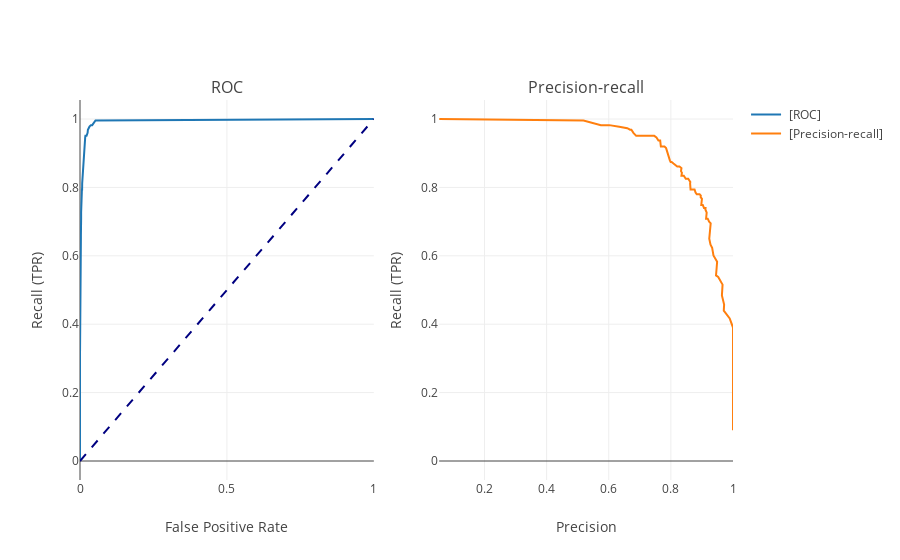

Source (notebook cell):
### Markdown cell above
It is interesting to look at the ratios too and not just as the absolute values. We define the following metrics which are universal for all classification problems. The reader is referred to [this article](https://en.wikipedia.org/wiki/Precision_and_recall) for further information:

- Precision: fraction of predictions were correct
- False positive rate: fraction of times we predict a failure and then it is not
- Recall: fraction of failures were predicted correctly. In other words, amongst all failures, how many do we predict correctly?
- Threshold: translates probability of failure to a binary variable.

Looking at the ROC-Precision graph below is another way of choose an optimal **threshold** based on the business needs. The table shows the same data as the graph.

### Code cell
display_roc_pr(
    precision=metrics["prec"],
    recall=metrics["rec"],
    fpr=metrics["fpr"],
    thres=metrics["thres"],
).show()

# Display table too
display(
    pd.DataFrame(
        {
            "thresholds": metrics["thres"],
            "precision": metrics["prec"],
            "recall": metrics["rec"],
            "fpr": np.round(metrics["fpr"], 3),
            "TP": metrics["tp"],
            "TN": metrics["tn"],
            "FP": metrics["fp"],
            "FN": metrics["fn"],
        }
    )
    .loc[::10]
    .loc[::-1]
    .round(3)
)

### Figure 1 — Plotly figure (JSON) as saved in the notebook; plotly's stock layout.template omitted (floating-point values rounded to 4 significant figures)
{"data": [{"hoverinfo": "text", "hovertext": ["Recall: 1.000<br>Precision: 0.054<br>FPR: 1.000<br>Thres: 0.00", "Recall: 0.996<br>Precision: 0.519<br>FPR: 0.053<br>Thres: 0.01", "Recall: 0.982<br>Precision: 0.575<br>FPR: 0.041<br>Thres: 0.02", "Recall: 0.982<br>Precision: 0.602<br>FPR: 0.037<br>Thres: 0.03", "Recall: 0.978<br>Precision: 0.634<br>FPR: 0.032<br>Thres: 0.04", "Recall: 0.973<br>Precision: 0.654<br>FPR: 0.029<br>Thres: 0.05", "Recall: 0.973<br>Precision: 0.660<br>FPR: 0.029<br>Thres: 0.06", "Recall: 0.969<br>Precision: 0.669<br>FPR: 0.027<br>Thres: 0.07", "Recall: 0.969<br>Precision: 0.671<br>FPR: 0.027<br>Thres: 0.08", "Recall: 0.969<br>Precision: 0.673<br>FPR: 0.027<br>Thres: 0.09", "Recall: 0.960<br>Precision: 0.679<br>FPR: 0.026<br>Thres: 0.10", "Recall: 0.951<br>Precision: 0.688<br>FPR: 0.025<br>Thres: 0.11", "Recall: 0.951<br>Precision: 0.697<br>FPR: 0.024<br>Thres: 0.12", "Recall: 0.951<br>Precision: 0.709<br>FPR: 0.022<br>Thres: 0.13", "Recall: 0.951<br>Precision: 0.714<br>FPR: 0.022<br>Thres: 0.14", "Recall: 0.951<br>Precision: 0.719<br>FPR: 0.021<br>Thres: 0.15", "Recall: 0.951<br>Precision: 0.734<br>FPR: 0.020<br>Thres: 0.16", "Recall: 0.951<br>Precision: 0.736<br>FPR: 0.019<br>Thres: 0.17", "Recall: 0.951<br>Precision: 0.741<br>FPR: 0.019<br>Thres: 0.18", "Recall: 0.951<br>Precision: 0.746<br>FPR: 0.018<br>Thres: 0.19", "Recall: 0.946<br>Precision: 0.754<br>FPR: 0.018<br>Thres: 0.20", "Recall: 0.937<br>Precision: 0.760<br>FPR: 0.017<br>Thres: 0.21", "Recall: 0.937<br>Precision: 0.766<br>FPR: 0.016<br>Thres: 0.22", "Recall: 0.928<br>Precision: 0.767<br>FPR: 0.016<br>Thres: 0.23", "Recall: 0.924<br>Precision: 0.766<br>FPR: 0.016<br>Thres: 0.24", "Recall: 0.919<br>Precision: 0.768<br>FPR: 0.016<br>Thres: 0.25", "Recall: 0.919<br>Precision: 0.777<br>FPR: 0.015<br>Thres: 0.26", "Recall: 0.919<br>Precision: 0.777<br>FPR: 0.015<br>Thres: 0.27", "Recall: 0.919<br>Precision: 0.779<br>FPR: 0.015<br>Thres: 0.28", "Recall: 0.915<br>Precision: 0.785<br>FPR: 0.014<br>Thres: 0.29", "Recall: 0.901<br>Precision: 0.788<br>FPR: 0.014<br>Thres: 0.30", "Recall: 0.888<br>Precision: 0.792<br>FPR: 0.013<br>Thres: 0.31", "Recall: 0.879<br>Precision: 0.797<br>FPR: 0.013<br>Thres: 0.32", "Recall: 0.874<br>Precision: 0.799<br>FPR: 0.013<br>Thres: 0.33", "Recall: 0.874<br>Precision: 0.802<br>FPR: 0.012<br>Thres: 0.34", "Recall: 0.870<br>Precision: 0.808<br>FPR: 0.012<br>Thres: 0.35", "Recall: 0.865<br>Precision: 0.814<br>FPR: 0.011<br>Thres: 0.36", "Recall: 0.861<br>Precision: 0.817<br>FPR: 0.011<br>Thres: 0.37", "Recall: 0.861<br>Precision: 0.817<br>FPR: 0.011<br>Thres: 0.38", "Recall: 0.861<br>Precision: 0.821<br>FPR: 0.011<br>Thres: 0.39", "Recall: 0.861<br>Precision: 0.824<br>FPR: 0.011<br>Thres: 0.40", "Recall: 0.861<br>Precision: 0.824<br>FPR: 0.011<br>Thres: 0.41", "Recall: 0.861<br>Precision: 0.828<br>FPR: 0.010<br>Thres: 0.42", "Recall: 0.857<br>Precision: 0.834<br>FPR: 0.010<br>Thres: 0.43", "Recall: 0.848<br>Precision: 0.833<br>FPR: 0.010<br>Thres: 0.44", "Recall: 0.843<br>Precision: 0.836<br>FPR: 0.009<br>Thres: 0.45", "Recall: 0.839<br>Precision: 0.835<br>FPR: 0.009<br>Thres: 0.46", "Recall: 0.834<br>Precision: 0.834<br>FPR: 0.009<br>Thres: 0.47", "Recall: 0.834<br>Precision: 0.842<br>FPR: 0.009<br>Thres: 0.48", "Recall: 0.830<br>Precision: 0.845<br>FPR: 0.009<br>Thres: 0.49", "Recall: 0.825<br>Precision: 0.848<br>FPR: 0.008<br>Thres: 0.50", "Recall: 0.825<br>Precision: 0.848<br>FPR: 0.008<br>Thres: 0.51", "Recall: 0.825<br>Precision: 0.852<br>FPR: 0.008<br>Thres: 0.52", "Recall: 0.825<br>Precision: 0.856<br>FPR: 0.008<br>Thres: 0.53", "Recall: 0.816<br>Precision: 0.863<br>FPR: 0.007<br>Thres: 0.54", "Recall: 0.812<br>Precision: 0.862<br>FPR: 0.007<br>Thres: 0.55", "Recall: 0.794<br>Precision: 0.863<br>FPR: 0.007<br>Thres: 0.56", "Recall: 0.794<br>Precision: 0.876<br>FPR: 0.006<br>Thres: 0.57", "Recall: 0.785<br>Precision: 0.879<br>FPR: 0.006<br>Thres: 0.58", "Recall: 0.780<br>Precision: 0.883<br>FPR: 0.006<br>Thres: 0.59", "Recall: 0.780<br>Precision: 0.892<br>FPR: 0.005<br>Thres: 0.60", "Recall: 0.776<br>Precision: 0.896<br>FPR: 0.005<br>Thres: 0.61", "Recall: 0.771<br>Precision: 0.896<br>FPR: 0.005<br>Thres: 0.62", "Recall: 0.771<br>Precision: 0.896<br>FPR: 0.005<br>Thres: 0.63", "Recall: 0.767<br>Precision: 0.900<br>FPR: 0.005<br>Thres: 0.64", "Recall: 0.762<br>Precision: 0.899<br>FPR: 0.005<br>Thres: 0.65", "Recall: 0.758<br>Precision: 0.899<br>FPR: 0.005<br>Thres: 0.66", "Recall: 0.749<br>Precision: 0.898<br>FPR: 0.005<br>Thres: 0.67", "Recall: 0.749<br>Precision: 0.903<br>FPR: 0.005<br>Thres: 0.68", "Recall: 0.749<br>Precision: 0.903<br>FPR: 0.005<br>Thres: 0.69", "Recall: 0.740<br>Precision: 0.907<br>FPR: 0.004<br>Thres: 0.70", "Recall: 0.740<br>Precision: 0.912<br>FPR: 0.004<br>Thres: 0.71", "Recall: 0.735<br>Precision: 0.911<br>FPR: 0.004<br>Thres: 0.72", "Recall: 0.726<br>Precision: 0.915<br>FPR: 0.004<br>Thres: 0.73", "Recall: 0.709<br>Precision: 0.913<br>FPR: 0.004<br>Thres: 0.74", "Recall: 0.709<br>Precision: 0.919<br>FPR: 0.004<br>Thres: 0.75", "Recall: 0.700<br>Precision: 0.923<br>FPR: 0.003<br>Thres: 0.76", "Recall: 0.695<br>Precision: 0.928<br>FPR: 0.003<br>Thres: 0.77", "Recall: 0.673<br>Precision: 0.926<br>FPR: 0.003<br>Thres: 0.78", "Recall: 0.659<br>Precision: 0.925<br>FPR: 0.003<br>Thres: 0.79", "Recall: 0.650<br>Precision: 0.924<br>FPR: 0.003<br>Thres: 0.80", "Recall: 0.632<br>Precision: 0.928<br>FPR: 0.003<br>Thres: 0.81", "Recall: 0.623<br>Precision: 0.933<br>FPR: 0.003<br>Thres: 0.82", "Recall: 0.601<br>Precision: 0.937<br>FPR: 0.002<br>Thres: 0.83", "Recall: 0.583<br>Precision: 0.949<br>FPR: 0.002<br>Thres: 0.84", "Recall: 0.565<br>Precision: 0.947<br>FPR: 0.002<br>Thres: 0.85", "Recall: 0.543<br>Precision: 0.945<br>FPR: 0.002<br>Thres: 0.86", "Recall: 0.538<br>Precision: 0.952<br>FPR: 0.002<br>Thres: 0.87", "Recall: 0.516<br>Precision: 0.966<br>FPR: 0.001<br>Thres: 0.88", "Recall: 0.484<br>Precision: 0.964<br>FPR: 0.001<br>Thres: 0.89", "Recall: 0.457<br>Precision: 0.971<br>FPR: 0.001<br>Thres: 0.90", "Recall: 0.439<br>Precision: 0.970<br>FPR: 0.001<br>Thres: 0.91", "Recall: 0.417<br>Precision: 0.989<br>FPR: 0.000<br>Thres: 0.92", "Recall: 0.390<br>Precision: 1.000<br>FPR: 0.000<br>Thres: 0.93", "Recall: 0.363<br>Precision: 1.000<br>FPR: 0.000<br>Thres: 0.94", "Recall: 0.305<br>Precision: 1.000<br>FPR: 0.000<br>Thres: 0.95", "Recall: 0.251<br>Precision: 1.000<br>FPR: 0.000<br>Thres: 0.96", "Recall: 0.184<br>Precision: 1.000<br>FPR: 0.000<br>Thres: 0.97", "Recall: 0.090<br>Precision: 1.000<br>FPR: 0.000<br>Thres: 0.98", "Recall: 0.000<br>Precision: nan<br>FPR: 0.000<br>Thres: 0.99", "Recall: 0.000<br>Precision: nan<br>FPR: 0.000<br>Thres: 1.00"], "line": {"color": "#1f77b4"}, "mode": "lines", "name": " [ROC]", "type": "scatter", "x": [1, 0.05277, 0.0415, 0.03714, 0.03227, 0.02946, 0.02869, 0.02741, 0.02715, 0.0269, 0.02587, 0.02459, 0.02357, 0.02228, 0.02177, 0.02126, 0.01972, 0.01947, 0.01895, 0.01844, 0.01767, 0.01691, 0.01639, 0.01614, 0.01614, 0.01588, 0.01511, 0.01511, 0.01486, 0.01434, 0.01383, 0.01332, 0.01281, 0.01255, 0.0123, 0.01178, 0.01127, 0.01101, 0.01101, 0.01076, 0.0105, 0.0105, 0.01025, 0.009734, 0.009734, 0.009477, 0.009477, 0.009477, 0.008965, 0.008709, 0.008453, 0.008453, 0.008197, 0.007941, 0.007428, 0.007428, 0.007172, 0.006404, 0.006148, 0.005891, 0.005379, 0.005123, 0.005123, 0.005123, 0.004867, 0.004867, 0.004867, 0.004867, 0.004611, 0.004611, 0.004355, 0.004098, 0.004098, 0.003842, 0.003842, 0.003586, 0.00333, 0.003074, 0.003074, 0.003074, 0.003074, 0.002818, 0.002561, 0.002305, 0.001793, 0.001793, 0.001793, 0.001537, 0.001025, 0.001025, 0.0007684, 0.0007684, 0.0002561, 0, 0, 0, 0, 0, 0, 0, 0], "xaxis": "x", "y": [1, 0.9955, 0.9821, 0.9821, 0.9776, 0.9731, 0.9731, 0.9686, 0.9686, 0.9686, 0.9596, 0.9507, 0.9507, 0.9507, 0.9507, 0.9507, 0.9507, 0.9507, 0.9507, 0.9507, 0.9462, 0.9372, 0.9372, 0.9283, 0.9238, 0.9193, 0.9193, 0.9193, 0.9193, 0.9148, 0.9013, 0.8879, 0.8789, 0.8744, 0.8744, 0.87, 0.8655, 0.861, 0.861, 0.861, 0.861, 0.861, 0.861, 0.8565, 0.8475, 0.843, 0.8386, 0.8341, 0.8341, 0.8296, 0.8251, 0.8251, 0.8251, 0.8251, 0.8161, 0.8117, 0.7937, 0.7937, 0.7848, 0.7803, 0.7803, 0.7758, 0.7713, 0.7713, 0.7668, 0.7623, 0.7578, 0.7489, 0.7489, 0.7489, 0.7399, 0.7399, 0.7354, 0.7265, 0.7085, 0.7085, 0.6996, 0.6951, 0.6726, 0.6592, 0.6502, 0.6323, 0.6233, 0.6009, 0.583, 0.565, 0.5426, 0.5381, 0.5157, 0.4843, 0.4574, 0.4395, 0.417, 0.3901, 0.3632, 0.3049, 0.2511, 0.1839, 0.08969, 0, 0], "yaxis": "y"}, {"line": {"color": "navy", "dash": "dash", "width": 2}, "mode": "lines", "showlegend": false, "type": "scatter", "x": [0, 1], "xaxis": "x", "y": [0, 1], "yaxis": "y"}, {"hoverinfo": "text", "hovertext": ["Recall: 1.000<br>Precision: 0.054<br>FPR: 1.000<br>Thres: 0.00", "Recall: 0.996<br>Precision: 0.519<br>FPR: 0.053<br>Thres: 0.01", "Recall: 0.982<br>Precision: 0.575<br>FPR: 0.041<br>Thres: 0.02", "Recall: 0.982<br>Precision: 0.602<br>FPR: 0.037<br>Thres: 0.03", "Recall: 0.978<br>Precision: 0.634<br>FPR: 0.032<br>Thres: 0.04", "Recall: 0.973<br>Precision: 0.654<br>FPR: 0.029<br>Thres: 0.05", "Recall: 0.973<br>Precision: 0.660<br>FPR: 0.029<br>Thres: 0.06", "Recall: 0.969<br>Precision: 0.669<br>FPR: 0.027<br>Thres: 0.07", "Recall: 0.969<br>Precision: 0.671<br>FPR: 0.027<br>Thres: 0.08", "Recall: 0.969<br>Precision: 0.673<br>FPR: 0.027<br>Thres: 0.09", "Recall: 0.960<br>Precision: 0.679<br>FPR: 0.026<br>Thres: 0.10", "Recall: 0.951<br>Precision: 0.688<br>FPR: 0.025<br>Thres: 0.11", "Recall: 0.951<br>Precision: 0.697<br>FPR: 0.024<br>Thres: 0.12", "Recall: 0.951<br>Precision: 0.709<br>FPR: 0.022<br>Thres: 0.13", "Recall: 0.951<br>Precision: 0.714<br>FPR: 0.022<br>Thres: 0.14", "Recall: 0.951<br>Precision: 0.719<br>FPR: 0.021<br>Thres: 0.15", "Recall: 0.951<br>Precision: 0.734<br>FPR: 0.020<br>Thres: 0.16", "Recall: 0.951<br>Precision: 0.736<br>FPR: 0.019<br>Thres: 0.17", "Recall: 0.951<br>Precision: 0.741<br>FPR: 0.019<br>Thres: 0.18", "Recall: 0.951<br>Precision: 0.746<br>FPR: 0.018<br>Thres: 0.19", "Recall: 0.946<br>Precision: 0.754<br>FPR: 0.018<br>Thres: 0.20", "Recall: 0.937<br>Precision: 0.760<br>FPR: 0.017<br>Thres: 0.21", "Recall: 0.937<br>Precision: 0.766<br>FPR: 0.016<br>Thres: 0.22", "Recall: 0.928<br>Precision: 0.767<br>FPR: 0.016<br>Thres: 0.23", "Recall: 0.924<br>Precision: 0.766<br>FPR: 0.016<br>Thres: 0.24", "Recall: 0.919<br>Precision: 0.768<br>FPR: 0.016<br>Thres: 0.25", "Recall: 0.919<br>Precision: 0.777<br>FPR: 0.015<br>Thres: 0.26", "Recall: 0.919<br>Precision: 0.777<br>FPR: 0.015<br>Thres: 0.27", "Recall: 0.919<br>Precision: 0.779<br>FPR: 0.015<br>Thres: 0.28", "Recall: 0.915<br>Precision: 0.785<br>FPR: 0.014<br>Thres: 0.29", "Recall: 0.901<br>Precision: 0.788<br>FPR: 0.014<br>Thres: 0.30", "Recall: 0.888<br>Precision: 0.792<br>FPR: 0.013<br>Thres: 0.31", "Recall: 0.879<br>Precision: 0.797<br>FPR: 0.013<br>Thres: 0.32", "Recall: 0.874<br>Precision: 0.799<br>FPR: 0.013<br>Thres: 0.33", "Recall: 0.874<br>Precision: 0.802<br>FPR: 0.012<br>Thres: 0.34", "Recall: 0.870<br>Precision: 0.808<br>FPR: 0.012<br>Thres: 0.35", "Recall: 0.865<br>Precision: 0.814<br>FPR: 0.011<br>Thres: 0.36", "Recall: 0.861<br>Precision: 0.817<br>FPR: 0.011<br>Thres: 0.37", "Recall: 0.861<br>Precision: 0.817<br>FPR: 0.011<br>Thres: 0.38", "Recall: 0.861<br>Precision: 0.821<br>FPR: 0.011<br>Thres: 0.39", "Recall: 0.861<br>Precision: 0.824<br>FPR: 0.011<br>Thres: 0.40", "Recall: 0.861<br>Precision: 0.824<br>FPR: 0.011<br>Thres: 0.41", "Recall: 0.861<br>Precision: 0.828<br>FPR: 0.010<br>Thres: 0.42", "Recall: 0.857<br>Precision: 0.834<br>FPR: 0.010<br>Thres: 0.43", "Recall: 0.848<br>Precision: 0.833<br>FPR: 0.010<br>Thres: 0.44", "Recall: 0.843<br>Precision: 0.836<br>FPR: 0.009<br>Thres: 0.45", "Recall: 0.839<br>Precision: 0.835<br>FPR: 0.009<br>Thres: 0.46", "Recall: 0.834<br>Precision: 0.834<br>FPR: 0.009<br>Thres: 0.47", "Recall: 0.834<br>Precision: 0.842<br>FPR: 0.009<br>Thres: 0.48", "Recall: 0.830<br>Precision: 0.845<br>FPR: 0.009<br>Thres: 0.49", "Recall: 0.825<br>Precision: 0.848<br>FPR: 0.008<br>Thres: 0.50", "Recall: 0.825<br>Precision: 0.848<br>FPR: 0.008<br>Thres: 0.51", "Recall: 0.825<br>Precision: 0.852<br>FPR: 0.008<br>Thres: 0.52", "Recall: 0.825<br>Precision: 0.856<br>FPR: 0.008<br>Thres: 0.53", "Recall: 0.816<br>Precision: 0.863<br>FPR: 0.007<br>Thres: 0.54", "Recall: 0.812<br>Precision: 0.862<br>FPR: 0.007<br>Thres: 0.55", "Recall: 0.794<br>Precision: 0.863<br>FPR: 0.007<br>Thres: 0.56", "Recall: 0.794<br>Precision: 0.876<br>FPR: 0.006<br>Thres: 0.57", "Recall: 0.785<br>Precision: 0.879<br>FPR: 0.006<br>Thres: 0.58", "Recall: 0.780<br>Precision: 0.883<br>FPR: 0.006<br>Thres: 0.59", "Recall: 0.780<br>Precision: 0.892<br>FPR: 0.005<br>Thres: 0.60", "Recall: 0.776<br>Precision: 0.896<br>FPR: 0.005<br>Thres: 0.61", "Recall: 0.771<br>Precision: 0.896<br>FPR: 0.005<br>Thres: 0.62", "Recall: 0.771<br>Precision: 0.896<br>FPR: 0.005<br>Thres: 0.63", "Recall: 0.767<br>Precision: 0.900<br>FPR: 0.005<br>Thres: 0.64", "Recall: 0.762<br>Precision: 0.899<br>FPR: 0.005<br>Thres: 0.65", "Recall: 0.758<br>Precision: 0.899<br>FPR: 0.005<br>Thres: 0.66", "Recall: 0.749<br>Precision: 0.898<br>FPR: 0.005<br>Thres: 0.67", "Recall: 0.749<br>Precision: 0.903<br>FPR: 0.005<br>Thres: 0.68", "Recall: 0.749<br>Precision: 0.903<br>FPR: 0.005<br>Thres: 0.69", "Recall: 0.740<br>Precision: 0.907<br>FPR: 0.004<br>Thres: 0.70", "Recall: 0.740<br>Precision: 0.912<br>FPR: 0.004<br>Thres: 0.71", "Recall: 0.735<br>Precision: 0.911<br>FPR: 0.004<br>Thres: 0.72", "Recall: 0.726<br>Precision: 0.915<br>FPR: 0.004<br>Thres: 0.73", "Recall: 0.709<br>Precision: 0.913<br>FPR: 0.004<br>Thres: 0.74", "Recall: 0.709<br>Precision: 0.919<br>FPR: 0.004<br>Thres: 0.75", "Recall: 0.700<br>Precision: 0.923<br>FPR: 0.003<br>Thres: 0.76", "Recall: 0.695<br>Precision: 0.928<br>FPR: 0.003<br>Thres: 0.77", "Recall: 0.673<br>Precision: 0.926<br>FPR: 0.003<br>Thres: 0.78", "Recall: 0.659<br>Precision: 0.925<br>FPR: 0.003<br>Thres: 0.79", "Recall: 0.650<br>Precision: 0.924<br>FPR: 0.003<br>Thres: 0.80", "Recall: 0.632<br>Precision: 0.928<br>FPR: 0.003<br>Thres: 0.81", "Recall: 0.623<br>Precision: 0.933<br>FPR: 0.003<br>Thres: 0.82", "Recall: 0.601<br>Precision: 0.937<br>FPR: 0.002<br>Thres: 0.83", "Recall: 0.583<br>Precision: 0.949<br>FPR: 0.002<br>Thres: 0.84", "Recall: 0.565<br>Precision: 0.947<br>FPR: 0.002<br>Thres: 0.85", "Recall: 0.543<br>Precision: 0.945<br>FPR: 0.002<br>Thres: 0.86", "Recall: 0.538<br>Precision: 0.952<br>FPR: 0.002<br>Thres: 0.87", "Recall: 0.516<br>Precision: 0.966<br>FPR: 0.001<br>Thres: 0.88", "Recall: 0.484<br>Precision: 0.964<br>FPR: 0.001<br>Thres: 0.89", "Recall: 0.457<br>Precision: 0.971<br>FPR: 0.001<br>Thres: 0.90", "Recall: 0.439<br>Precision: 0.970<br>FPR: 0.001<br>Thres: 0.91", "Recall: 0.417<br>Precision: 0.989<br>FPR: 0.000<br>Thres: 0.92", "Recall: 0.390<br>Precision: 1.000<br>FPR: 0.000<br>Thres: 0.93", "Recall: 0.363<br>Precision: 1.000<br>FPR: 0.000<br>Thres: 0.94", "Recall: 0.305<br>Precision: 1.000<br>FPR: 0.000<br>Thres: 0.95", "Recall: 0.251<br>Precision: 1.000<br>FPR: 0.000<br>Thres: 0.96", "Recall: 0.184<br>Precision: 1.000<br>FPR: 0.000<br>Thres: 0.97", "Recall: 0.090<br>Precision: 1.000<br>FPR: 0.000<br>Thres: 0.98", "Recall: 0.000<br>Precision: nan<br>FPR: 0.000<br>Thres: 0.99", "Recall: 0.000<br>Precision: nan<br>FPR: 0.000<br>Thres: 1.00"], "line": {"color": "#ff7f0e"}, "mode": "lines", "name": " [Precision-recall]", "type": "scatter", "x": [0.05403, 0.5187, 0.5748, 0.6016, 0.6337, 0.6536, 0.6596, 0.6687, 0.6708, 0.6729, 0.6794, 0.6883, 0.6974, 0.709, 0.7138, 0.7186, 0.7336, 0.7361, 0.7413, 0.7465, 0.7536, 0.76, 0.7656, 0.7667, 0.7658, 0.7678, 0.7765, 0.7765, 0.7795, 0.7846, 0.7882, 0.792, 0.7967, 0.7992, 0.8025, 0.8083, 0.8143, 0.817, 0.817, 0.8205, 0.824, 0.824, 0.8276, 0.8341, 0.8326, 0.8356, 0.8348, 0.8341, 0.8416, 0.8447, 0.8479, 0.8479, 0.8519, 0.8558, 0.8626, 0.8619, 0.8634, 0.8762, 0.8794, 0.8832, 0.8923, 0.8964, 0.8958, 0.8958, 0.9, 0.8995, 0.8989, 0.8978, 0.9027, 0.9027, 0.9066, 0.9116, 0.9111, 0.9153, 0.9133, 0.9186, 0.9231, 0.9281, 0.9259, 0.9245, 0.9236, 0.9276, 0.9329, 0.9371, 0.9489, 0.9474, 0.9453, 0.9524, 0.9664, 0.9643, 0.9714, 0.9703, 0.9894, 1, 1, 1, 1, 1, 1, null, null], "xaxis": "x2", "y": [1, 0.9955, 0.9821, 0.9821, 0.9776, 0.9731, 0.9731, 0.9686, 0.9686, 0.9686, 0.9596, 0.9507, 0.9507, 0.9507, 0.9507, 0.9507, 0.9507, 0.9507, 0.9507, 0.9507, 0.9462, 0.9372, 0.9372, 0.9283, 0.9238, 0.9193, 0.9193, 0.9193, 0.9193, 0.9148, 0.9013, 0.8879, 0.8789, 0.8744, 0.8744, 0.87, 0.8655, 0.861, 0.861, 0.861, 0.861, 0.861, 0.861, 0.8565, 0.8475, 0.843, 0.8386, 0.8341, 0.8341, 0.8296, 0.8251, 0.8251, 0.8251, 0.8251, 0.8161, 0.8117, 0.7937, 0.7937, 0.7848, 0.7803, 0.7803, 0.7758, 0.7713, 0.7713, 0.7668, 0.7623, 0.7578, 0.7489, 0.7489, 0.7489, 0.7399, 0.7399, 0.7354, 0.7265, 0.7085, 0.7085, 0.6996, 0.6951, 0.6726, 0.6592, 0.6502, 0.6323, 0.6233, 0.6009, 0.583, 0.565, 0.5426, 0.5381, 0.5157, 0.4843, 0.4574, 0.4395, 0.417, 0.3901, 0.3632, 0.3049, 0.2511, 0.1839, 0.08969, 0, 0], "yaxis": "y2"}], "layout": {"annotations": [{"font": {"size": 16}, "showarrow": false, "text": "ROC", "x": 0.225, "xanchor": "center", "xref": "paper", "y": 1, "yanchor": "bottom", "yref": "paper"}, {"font": {"size": 16}, "showarrow": false, "text": "Precision-recall", "x": 0.775, "xanchor": "center", "xref": "paper", "y": 1, "yanchor": "bottom", "yref": "paper"}], "autosize": true, "xaxis": {"anchor": "y", "autorange": true, "domain": [0, 0.45], "range": [0, 1], "title": {"text": "False Positive Rate"}, "type": "linear"}, "xaxis2": {"anchor": "y2", "autorange": true, "domain": [0.55, 1], "range": [0.05403, 1], "title": {"text": "Precision"}, "type": "linear"}, "yaxis": {"anchor": "x", "autorange": true, "domain": [0, 1], "range": [-0.05556, 1.056], "title": {"text": "Recall (TPR)"}, "type": "linear"}, "yaxis2": {"anchor": "x2", "autorange": true, "domain": [0, 1], "range": [-0.05556, 1.056], "title": {"text": "Recall (TPR)"}, "type": "linear"}}}
